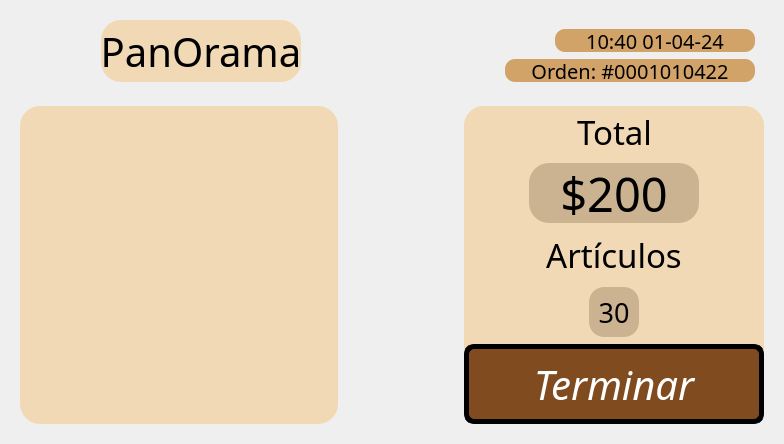
      <widget class="QWidget" name="Ticket">
       <layout class="QVBoxLayout" name="verticalLayout_13">
        <item>
         <widget class="QWidget" name="widget_17" native="true">
          <property name="minimumSize">
           <size>
            <width>762</width>
            <height>80</height>
           </size>
          </property>
          <property name="maximumSize">
           <size>
            <width>16777215</width>
            <height>80</height>
           </size>
          </property>
          <layout class="QHBoxLayout" name="horizontalLayout_11">
           <item>
            <widget class="QLabel" name="label_9">
             <property name="minimumSize">
              <size>
               <width>75</width>
               <height>75</height>
              </size>
             </property>
             <property name="maximumSize">
              <size>
               <width>75</width>
               <height>75</height>
              </size>
             </property>
             <property name="text">
              <string/>
             </property>
             <property name="pixmap">
              <pixmap resource="resources/resources.qrc">:/Logo/bitmap.png</pixmap>
             </property>
            </widget>
           </item>
           <item>
            <widget class="QLabel" name="mark_label_5">
             <property name="minimumSize">
              <size>
               <width>200</width>
               <height>0</height>
              </size>
             </property>
             <property name="maximumSize">
              <size>
               <width>200</width>
               <height>80</height>
              </size>
             </property>
             <property name="font">
              <font>
               <family>Pacifico</family>
               <pointsize>30</pointsize>
               <italic>false</italic>
              </font>
             </property>
             <property name="styleSheet">
              <string notr="true">background-color: rgb(241, 217, 182);
border-radius: 20px;</string>
             </property>
             <property name="text">
              <string>PanOrama</string>
             </property>
             <property name="alignment">
              <set>Qt::AlignCenter</set>
             </property>
            </widget>
           </item>
           <item>
            <spacer name="horizontalSpacer_9">
             <property name="orientation">
              <enum>Qt::Horizontal</enum>
             </property>
             <property name="sizeHint" stdset="0">
              <size>
               <width>40</width>
               <height>20</height>
              </size>
             </property>
            </spacer>
           </item>
           <item alignment="Qt::AlignLeft|Qt::AlignVCenter">
            <widget class="QWidget" name="widget_18" native="true">
             <property name="layoutDirection">
              <enum>Qt::RightToLeft</enum>
             </property>
             <property name="autoFillBackground">
              <bool>false</bool>
             </property>
             <layout class="QVBoxLayout" name="verticalLayout_12">
              <property name="spacing">
               <number>15</number>
              </property>
              <item>
               <widget class="QLabel" name="time_label_3">
                <property name="minimumSize">
                 <size>
                  <width>200</width>
                  <height>23</height>
                 </size>
                </property>
                <property name="maximumSize">
                 <size>
                  <width>200</width>
                  <height>23</height>
                 </size>
                </property>
                <property name="font">
                 <font>
                  <family>Cascadia Mono</family>
                  <pointsize>15</pointsize>
                  <weight>50</weight>
                  <bold>false</bold>
                 </font>
                </property>
                <property name="styleSheet">
                 <string notr="true">background-color: rgb(209, 163, 104);
border-radius: 10px;</string>
                </property>
                <property name="text">
                 <string>10:40 01-04-24</string>
                </property>
                <property name="alignment">
                 <set>Qt::AlignCenter</set>
                </property>
                <property name="margin">
                 <number>0</number>
                </property>
                <property name="indent">
                 <number>5</number>
                </property>
               </widget>
              </item>
              <item>
               <widget class="QLabel" name="order_label_3">
                <property name="minimumSize">
                 <size>
                  <width>250</width>
                  <height>23</height>
                 </size>
                </property>
                <property name="maximumSize">
                 <size>
                  <width>250</width>
                  <height>23</height>
                 </size>
                </property>
                <property name="font">
                 <font>
                  <family>Cascadia Mono</family>
                  <pointsize>15</pointsize>
                 </font>
                </property>
                <property name="styleSheet">
                 <string notr="true">background-color: rgb(209, 163, 104);
border-radius: 10px;</string>
                </property>
                <property name="text">
                 <string>Orden: #0001010422</string>
                </property>
                <property name="alignment">
                 <set>Qt::AlignCenter</set>
                </property>
               </widget>
              </item>
             </layout>
            </widget>
           </item>
          </layout>
         </widget>
        </item>
        <item>
         <widget class="QWidget" name="widget_15" native="true">
          <layout class="QHBoxLayout" name="horizontalLayout_10">
           <item>
            <widget class="QWidget" name="widget_16" native="true">
             <property name="styleSheet">
              <string notr="true">background-color: rgb(241, 217, 182);
border-radius: 20px;</string>
             </property>
             <layout class="QHBoxLayout" name="horizontalLayout_25">
              <item>
               <widget class="QLabel" name="QR_code">
                <property name="minimumSize">
                 <size>
                  <width>300</width>
                  <height>300</height>
                 </size>
                </property>
                <property name="maximumSize">
                 <size>
                  <width>300</width>
                  <height>300</height>
                 </size>
                </property>
                <property name="font">
                 <font>
                  <family>MS Shell Dlg 2</family>
                 </font>
                </property>
                <property name="text">
                 <string/>
                </property>
                <property name="pixmap">
                 <pixmap resource="resources/resources.qrc">:/Imagenes/qr.png</pixmap>
                </property>
               </widget>
              </item>
             </layout>
            </widget>
           </item>
           <item>
            <spacer name="horizontalSpacer_24">
             <property name="orientation">
              <enum>Qt::Horizontal</enum>
             </property>
             <property name="sizeHint" stdset="0">
              <size>
               <width>40</width>
               <height>20</height>
              </size>
             </property>
            </spacer>
           </item>
           <item>
            <widget class="QWidget" name="MAIN" native="true">
             <layout class="QHBoxLayout" name="horizontalLayout_20">
              <property name="leftMargin">
               <number>0</number>
              </property>
              <property name="topMargin">
               <number>0</number>
              </property>
              <property name="rightMargin">
               <number>0</number>
              </property>
              <property name="bottomMargin">
               <number>0</number>
              </property>
              <item>
               <widget class="QWidget" name="Total" native="true">
                <property name="styleSheet">
                 <string notr="true">background-color: rgb(241, 217, 182);
border-radius: 20px;</string>
                </property>
                <layout class="QVBoxLayout" name="verticalLayout_3">
                 <property name="leftMargin">
                  <number>0</number>
                 </property>
                 <property name="topMargin">
                  <number>0</number>
                 </property>
                 <property name="rightMargin">
                  <number>0</number>
                 </property>
                 <property name="bottomMargin">
                  <number>0</number>
                 </property>
                 <item>
                  <widget class="QWidget" name="widget_30" native="true">
                   <layout class="QHBoxLayout" name="horizontalLayout_21">
                    <property name="leftMargin">
                     <number>0</number>
                    </property>
                    <property name="topMargin">
                     <number>0</number>
                    </property>
                    <property name="rightMargin">
                     <number>0</number>
                    </property>
                    <property name="bottomMargin">
                     <number>0</number>
                    </property>
                    <item>
                     <spacer name="horizontalSpacer_4">
                      <property name="orientation">
                       <enum>Qt::Horizontal</enum>
                      </property>
                      <property name="sizeHint" stdset="0">
                       <size>
                        <width>40</width>
                        <height>20</height>
                       </size>
                      </property>
                     </spacer>
                    </item>
                    <item>
                     <widget class="QLabel" name="label_2">
                      <property name="font">
                       <font>
                        <family>Cascadia Mono</family>
                        <pointsize>25</pointsize>
                       </font>
                      </property>
                      <property name="text">
                       <string>Total</string>
                      </property>
                      <property name="alignment">
                       <set>Qt::AlignCenter</set>
                      </property>
                     </widget>
                    </item>
                    <item>
                     <spacer name="horizontalSpacer_17">
                      <property name="orientation">
                       <enum>Qt::Horizontal</enum>
                      </property>
                      <property name="sizeHint" stdset="0">
                       <size>
                        <width>40</width>
                        <height>20</height>
                       </size>
                      </property>
                     </spacer>
                    </item>
                   </layout>
                  </widget>
                 </item>
                 <item>
                  <widget class="QFrame" name="frame">
                   <property name="frameShape">
                    <enum>QFrame::StyledPanel</enum>
                   </property>
                   <property name="frameShadow">
                    <enum>QFrame::Raised</enum>
                   </property>
                   <layout class="QHBoxLayout" name="horizontalLayout_22">
                    <property name="leftMargin">
                     <number>0</number>
                    </property>
                    <property name="topMargin">
                     <number>0</number>
                    </property>
                    <property name="rightMargin">
                     <number>0</number>
                    </property>
                    <property name="bottomMargin">
                     <number>0</number>
                    </property>
                    <item>
                     <spacer name="horizontalSpacer_19">
                      <property name="orientation">
                       <enum>Qt::Horizontal</enum>
                      </property>
                      <property name="sizeHint" stdset="0">
                       <size>
                        <width>40</width>
                        <height>20</height>
                       </size>
                      </property>
                     </spacer>
                    </item>
                    <item>
                     <widget class="QLabel" name="total_label">
                      <property name="minimumSize">
                       <size>
                        <width>170</width>
                        <height>60</height>
                       </size>
                      </property>
                      <property name="maximumSize">
                       <size>
                        <width>170</width>
                        <height>60</height>
                       </size>
                      </property>
                      <property name="font">
                       <font>
                        <family>Pacifico</family>
                        <pointsize>35</pointsize>
                       </font>
                      </property>
                      <property name="styleSheet">
                       <string notr="true">background-color: rgb(203, 179, 145);
border-radius: 20px;</string>
                      </property>
                      <property name="text">
                       <string>$200</string>
                      </property>
                      <property name="alignment">
                       <set>Qt::AlignCenter</set>
                      </property>
                     </widget>
                    </item>
                    <item>
                     <spacer name="horizontalSpacer_18">
                      <property name="orientation">
                       <enum>Qt::Horizontal</enum>
                      </property>
                      <property name="sizeHint" stdset="0">
                       <size>
                        <width>40</width>
                        <height>20</height>
                       </size>
                      </property>
                     </spacer>
                    </item>
                   </layout>
                  </widget>
                 </item>
                 <item>
                  <widget class="QWidget" name="widget_32" native="true">
                   <layout class="QHBoxLayout" name="horizontalLayout_23">
                    <property name="leftMargin">
                     <number>0</number>
                    </property>
                    <property name="topMargin">
                     <number>0</number>
                    </property>
                    <property name="rightMargin">
                     <number>0</number>
                    </property>
                    <property name="bottomMargin">
                     <number>0</number>
                    </property>
                    <item>
                     <spacer name="horizontalSpacer_20">
                      <property name="orientation">
                       <enum>Qt::Horizontal</enum>
                      </property>
                      <property name="sizeHint" stdset="0">
                       <size>
                        <width>40</width>
                        <height>20</height>
                       </size>
                      </property>
                     </spacer>
                    </item>
                    <item>
                     <widget class="QLabel" name="label_13">
                      <property name="font">
                       <font>
                        <family>Cascadia Mono</family>
                        <pointsize>25</pointsize>
                       </font>
                      </property>
                      <property name="text">
                       <string>Artículos</string>
                      </property>
                      <property name="alignment">
                       <set>Qt::AlignCenter</set>
                      </property>
                     </widget>
                    </item>
                    <item>
                     <spacer name="horizontalSpacer_21">
                      <property name="orientation">
                       <enum>Qt::Horizontal</enum>
                      </property>
                      <property name="sizeHint" stdset="0">
                       <size>
                        <width>40</width>
                        <height>20</height>
                       </size>
                      </property>
                     </spacer>
                    </item>
                   </layout>
                  </widget>
                 </item>
                 <item>
                  <widget class="QWidget" name="widget_31" native="true">
                   <layout class="QHBoxLayout" name="horizontalLayout_24">
                    <property name="leftMargin">
                     <number>0</number>
                    </property>
                    <property name="topMargin">
                     <number>0</number>
                    </property>
                    <property name="rightMargin">
                     <number>0</number>
                    </property>
                    <property name="bottomMargin">
                     <number>0</number>
                    </property>
                    <item>
                     <spacer name="horizontalSpacer_22">
                      <property name="orientation">
                       <enum>Qt::Horizontal</enum>
                      </property>
                      <property name="sizeHint" stdset="0">
                       <size>
                        <width>40</width>
                        <height>20</height>
                       </size>
                      </property>
                     </spacer>
                    </item>
                    <item>
                     <widget class="QLabel" name="articulos_label">
                      <property name="minimumSize">
                       <size>
                        <width>50</width>
                        <height>50</height>
                       </size>
                      </property>
                      <property name="maximumSize">
                       <size>
                        <width>50</width>
                        <height>50</height>
                       </size>
                      </property>
                      <property name="font">
                       <font>
                        <family>Pacifico</family>
                        <pointsize>20</pointsize>
                       </font>
                      </property>
                      <property name="styleSheet">
                       <string notr="true">background-color: rgb(203, 179, 145);
border-radius: 15px;</string>
                      </property>
                      <property name="text">
                       <string>30</string>
                      </property>
                      <property name="alignment">
                       <set>Qt::AlignCenter</set>
                      </property>
                     </widget>
                    </item>
                    <item>
                     <spacer name="horizontalSpacer_23">
                      <property name="orientation">
                       <enum>Qt::Horizontal</enum>
                      </property>
                      <property name="sizeHint" stdset="0">
                       <size>
                        <width>40</width>
                        <height>20</height>
                       </size>
                      </property>
                     </spacer>
                    </item>
                   </layout>
                  </widget>
                 </item>
                 <item>
                  <widget class="QPushButton" name="terminar_button">
                   <property name="minimumSize">
                    <size>
                     <width>300</width>
                     <height>80</height>
                    </size>
                   </property>
                   <property name="font">
                    <font>
                     <family>Cascadia Mono</family>
                     <pointsize>30</pointsize>
                     <italic>true</italic>
                    </font>
                   </property>
                   <property name="styleSheet">
                    <string notr="true">QPushButton{
background-color: rgb(128, 75, 31);
border-style: solid;
border-color: black;
border-width: 5px;
border-radius: 10px;
color: white;
}

QPushButton:pressed {
border-style: inset;
border-width: 1px;
background-color: rgb(191, 143, 94);
color: white;
}</string>
                   </property>
                   <property name="text">
                    <string>Terminar</string>
                   </property>
                  </widget>
                 </item>
                </layout>
               </widget>
              </item>
             </layout>
            </widget>
           </item>
          </layout>
         </widget>
        </item>
       </layout>
      </widget>
